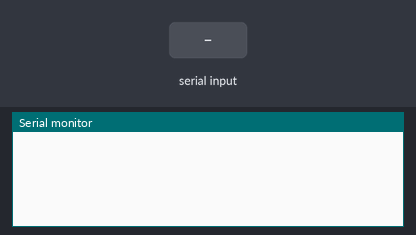
The sketch below on a simulated Arduino Uno, built with avr-gcc and run on an emulated ATmega328P. On the bench: the last lines printed to the serial monitor. The test bench sets the inputs (shaded band).

Above: at 1.2 s.
1.3 s: "90,45\n" received over Serial
At 2.0 s:
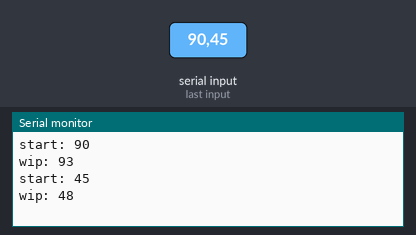
2.8 s: "90,45\n" received over the second serial link
At 4.0 s:
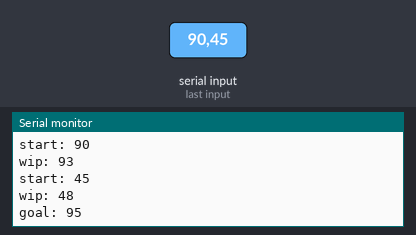
4.3 s: "30,150\n" received over Serial
At 5.5 s:
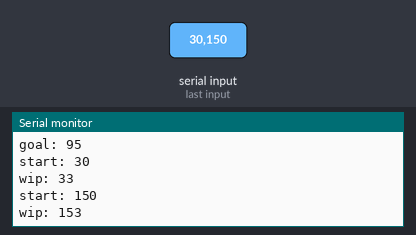
5.8 s: "30,150\n" received over the second serial link
At 6.5 s:
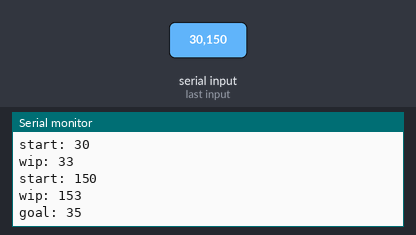
Timing chart, 0 to 8.3 s (numbered marks = the images above; inputs shaded):
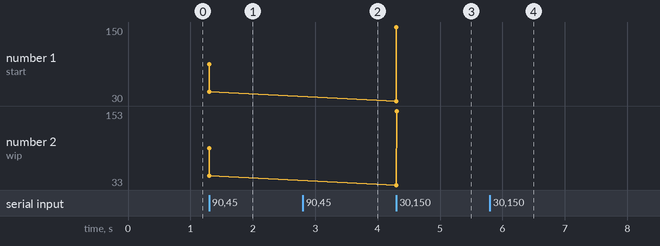

Measured:
- after the input at 1.3 s, the serial monitor: prints a new line at once (image 1)
- after the input at 2.8 s, the serial monitor: prints a new line at once (image 2)
- after the input at 4.3 s, the serial monitor: prints a new line at once (image 3)
- after the input at 5.8 s, the serial monitor: prints a new line at once (image 4)
- plotted number 1: 45 → 150 after the input at 4.3 s
- plotted number 2: 48 → 153 after the input at 4.3 s

The sketch:

sketch_jan15a.ino
```cpp
#include <SoftwareSerial.h>
SoftwareSerial mySerial(6, 7);
///////////////////////////////////////////////////////
//setup
///////////////////////////////////////////////////////////
void setup() {
  Serial.begin(115200);
  Serial.setTimeout(10);
  mySerial.begin(115200);
  mySerial.setTimeout(10);
}

///////////////////////////////////////////////////////
//loop
///////////////////////////////////////////////////////////
void loop() {
  if (Serial.available() > 0) {
    int val = Serial.parseInt();    //文字列データを数値に変換
    while (Serial.available() > 0) {//受信バッファクリア
      char t = Serial.read();
    }
    Serial.println("start: "+String(val));
    serial_write(val+3);
  }
  mySerial.listen();
  if (mySerial.available() > 0) {
    int val = mySerial.parseInt();    //文字列データを数値に変換
    while (mySerial.available() > 0) {//受信バッファクリア
      char t = mySerial.read();
    }
    Serial.println("goal: "+String(val+5));
  }
}

//シリアルデータ書き込み
void serial_write(int cnt_data){
  mySerial.listen();
  mySerial.print(cnt_data);
  Serial.println("wip: "+String(cnt_data));
}
```
